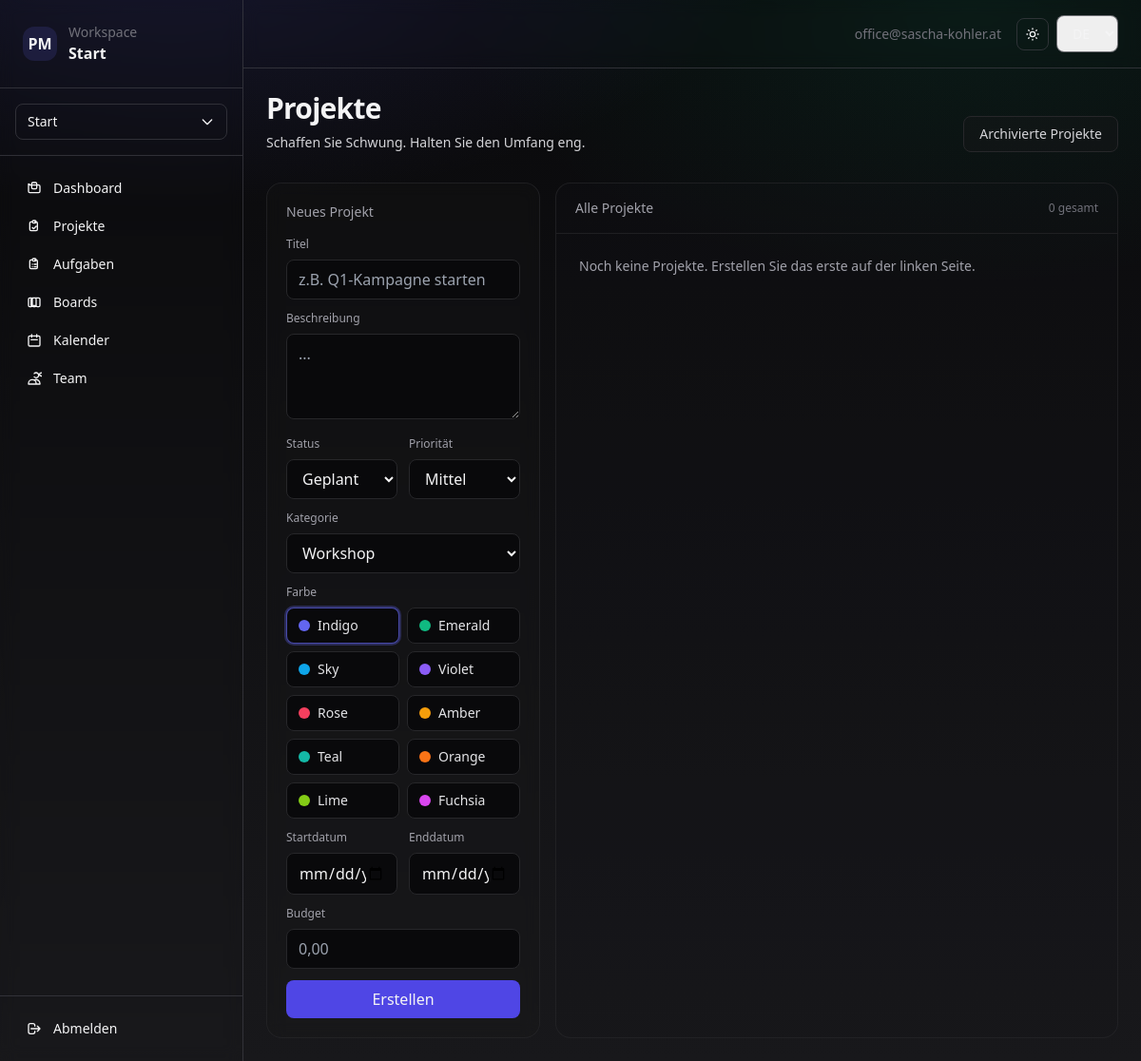
The page /app/projects/ (signed in) on the database as committed earlier.
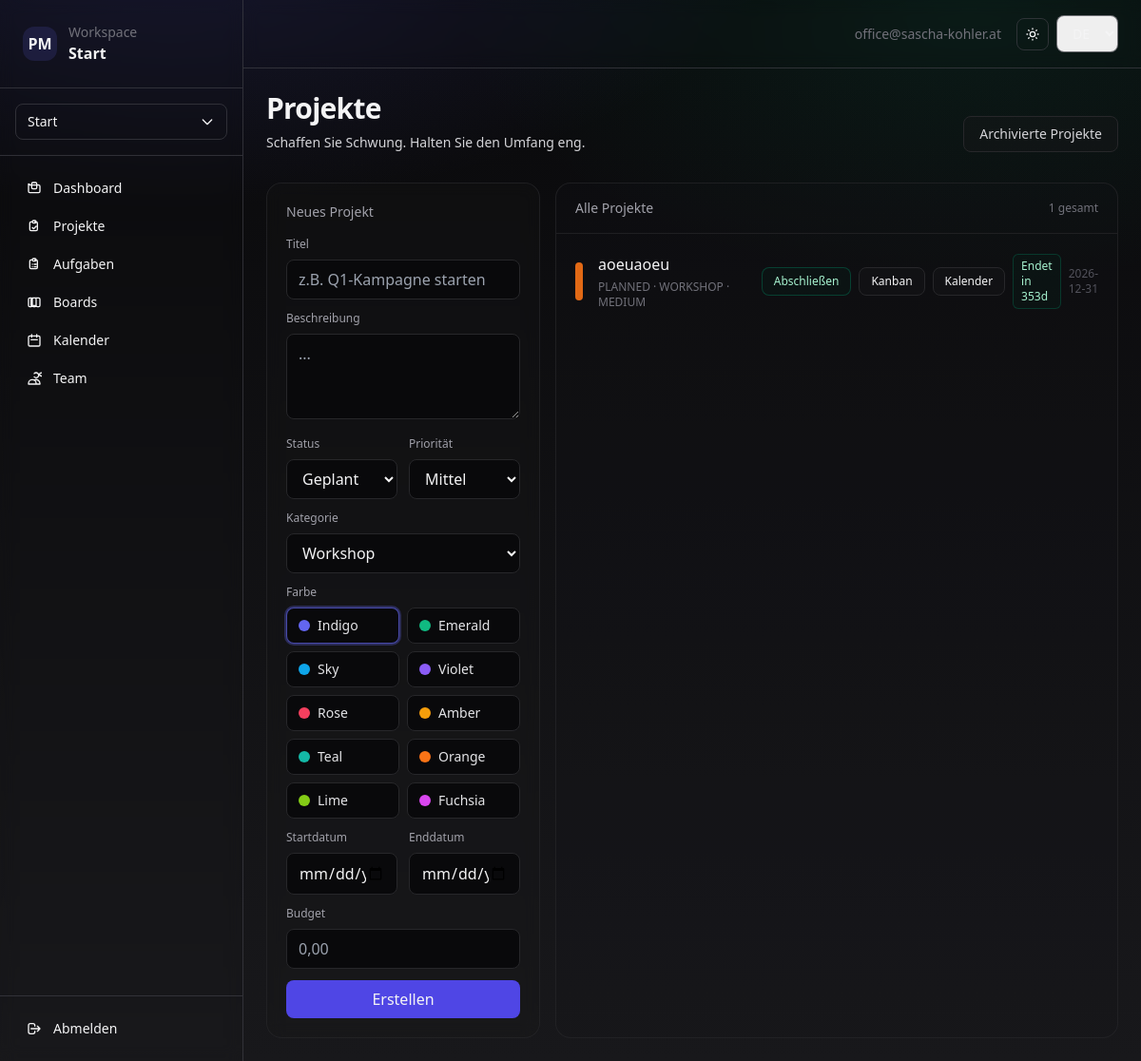
The same page on the database as committed later.
### apps/projects/models.py (models this page shows, shortened)
class Project(models.Model):
    class Status(models.TextChoices):
        PLANNED = "PLANNED", "Planned"
        ACTIVE = "ACTIVE", "Active"
        COMPLETED = "COMPLETED", "Completed"
        CANCELLED = "CANCELLED", "Cancelled"
    class Category(models.TextChoices):
        WORKSHOP = "WORKSHOP", _("Workshop")
        RETREAT = "RETREAT", _("Retreat")
        CONSULTATION = "CONSULTATION", _("Consultation")
        IT_SERVICE = "IT_SERVICE", _("IT Service")
        MARKETING = "MARKETING", _("Marketing")
        DEVELOPMENT = "DEVELOPMENT", _("Development")
        DESIGN = "DESIGN", _("Design")
        RESEARCH = "RESEARCH", _("Research")
        SALES = "SALES", _("Sales")
        FINANCE = "FINANCE", _("Finance")
        LEGAL = "LEGAL", _("Legal")
        HR = "HR", _("HR")
        OPERATIONS = "OPERATIONS", _("Operations")
        EVENT = "EVENT", _("Event")
        CONTENT = "CONTENT", _("Content")
        TRAINING = "TRAINING", _("Training")
    class Priority(models.TextChoices):
        LOW = "LOW", "Low"
        MEDIUM = "MEDIUM", "Medium"
        HIGH = "HIGH", "High"
    class Color(models.TextChoices):
        INDIGO = "indigo", _("Indigo")
        EMERALD = "emerald", _("Emerald")
        SKY = "sky", _("Sky")
        VIOLET = "violet", _("Violet")
        ROSE = "rose", _("Rose")
        AMBER = "amber", _("Amber")
        TEAL = "teal", _("Teal")
        ORANGE = "orange", _("Orange")
        LIME = "lime", _("Lime")
        FUCHSIA = "fuchsia", _("Fuchsia")
    id = models.UUIDField(primary_key=True, default=uuid.uuid4, editable=False)
    organization = models.ForeignKey(
        Organization, on_delete=models.CASCADE, related_name="projects"
    )
    title = models.CharField(max_length=255)
    description = models.TextField(blank=True, null=True)
    status = models.CharField(
        max_length=20, choices=Status.choices, default=Status.PLANNED
    )
    start_date = models.DateTimeField()
    end_date = models.DateTimeField()
    category = models.CharField(
        max_length=30, choices=Category.choices, default=Category.WORKSHOP
    )
    budget = models.DecimalField(max_digits=12, decimal_places=2, blank=True, null=True)
    priority = models.CharField(
        max_length=20, choices=Priority.choices, default=Priority.MEDIUM
    )
    color = models.CharField(
        max_length=20, choices=Color.choices, default=Color.INDIGO
    )
    created_by = models.ForeignKey(
        settings.AUTH_USER_MODEL,
        on_delete=models.PROTECT,
        related_name="created_projects",
    )
    is_archived = models.BooleanField(default=False, db_index=True)
    archived_at = models.DateTimeField(blank=True, null=True)
    archived_by = models.ForeignKey(
        settings.AUTH_USER_MODEL,
        on_delete=models.SET_NULL,
        related_name="archived_projects",
        blank=True,
        null=True,
    )
    created_at = models.DateTimeField(auto_now_add=True)
    updated_at = models.DateTimeField(auto_now=True)
    @property
    def end_days_left(self) -> int:
        today = timezone.localdate()
        end_day = timezone.localtime(self.end_date).date()
        return (end_day - today).days

### apps/web/views/projects.py (the view)
# urls.py: path("projects/", views.projects_page, name="projects"),
@login_required
def projects_page(request):
    if request.active_org is None:
        return redirect("web:onboarding")
    org = request.active_org
    projects = Project.objects.filter(organization=org, is_archived=False).order_by("-created_at")
    context = {**web_shell_context(request), "projects": projects}
    return render(request, "web/app/projects/page.html", context)

### apps/web/views/utils.py (called while the page is built)
def web_shell_context(request) -> dict:
    from apps.tenants.models import Organization
    membership = None
    is_owner = False
    if request.active_org is not None:
        membership = Membership.objects.filter(
            organization=request.active_org,
            user=request.user
        ).only("role").first()
        if membership:
            is_owner = membership.role == Membership.Role.OWNER
    return {
        "org": request.active_org,
        "active_org": request.active_org,
        "orgs": Organization.objects.filter(memberships__user=request.user).distinct(),
        "user_membership": membership,
        "is_owner": is_owner,
    }

### templates/web/app/projects/page.html (shortened to what the changed rows need)
{% extends "web/app/layout.html" %}
{% load i18n %}
{% block content %}
<div class="flex items-end justify-between gap-6">
  <div>
    <h1 class="text-3xl font-semibold tracking-tight">{% trans "Projects" %}</h1>
  </div>
</div>
<div class="mt-8 grid grid-cols-1 lg:grid-cols-3 gap-4">
  <div class="lg:col-span-2 rounded-2xl border border-zinc-800/70 bg-zinc-900/20">
    <div class="px-5 py-4 border-b border-zinc-800/70 flex items-center justify-between">
      <div class="text-sm text-zinc-400">{% trans "All projects" %}</div>
      <div id="project-count" class="text-xs text-zinc-500">{{ projects|length }} {% trans "total" %}</div>
    </div>
    <div id="project-list" class="divide-y divide-zinc-800/70">
      {% for project in projects %}
        {% include "web/app/projects/_project_row.html" with project=project %}
      {% empty %}
        <div id="project-empty" class="p-6 text-sm text-zinc-400">{% trans "No projects yet. Create the first one on the left." %}</div>
      {% endfor %}
    </div>
  </div>
</div>
{% endblock %}

### templates/web/app/projects/_project_row.html (shortened to what this page needs)
{% load i18n %}
<div class="p-5 flex items-center justify-between gap-4" data-project-id="{{ project.id }}">
  <div class="w-2 h-10 rounded-full flex-shrink-0 bg-{{ project.color }}-500/90"></div>
  <div class="min-w-0">
    <div class="font-medium truncate">{{ project.title }}</div>
    <div class="mt-1 text-xs text-zinc-500">{{ project.status }} · {{ project.category }} · {{ project.priority }}</div>
  </div>
  <div class="flex items-center gap-2">
    {% if is_owner and project.status != "COMPLETED" and project.status != "CANCELLED" %}
      <form method="post"
            hx-post="{% url 'web:projects_complete' project.id %}"
            hx-target="closest div"
            hx-swap="outerHTML"
            hx-confirm="{% trans 'Are you sure you want to complete this project?' %}">
        <button type="submit" class="rounded-lg border border-emerald-800/60 bg-emerald-950/20 px-3 py-1.5 text-xs text-emerald-200 hover:bg-emerald-950/35">
          {% trans "Complete" %}
        </button>
      </form>
    {% endif %}
    <a href="{% url 'web:tasks' %}?project={{ project.id }}"
       class="rounded-lg border border-zinc-800 bg-zinc-900/40 px-3 py-1.5 text-xs hover:bg-zinc-900">
      {% trans "Kanban" %}
    </a>
    <a href="{% url 'web:project_calendar' project.id %}"
       class="rounded-lg border border-zinc-800 bg-zinc-900/40 px-3 py-1.5 text-xs hover:bg-zinc-900">
      {% trans "Calendar" %}
    </a>
    {% if project.end_days_left < 0 %}
      <div class="text-xs rounded-md px-2 py-1 border bg-red-950/30 border-red-800/60 text-red-200">
        {% blocktrans with days=project.end_days_left|add:"0"|slice:"1:" %}Overdue {{ days }}d{% endblocktrans %}
      </div>
    {% elif project.end_days_left == 0 %}
      <div class="text-xs rounded-md px-2 py-1 border bg-red-950/20 border-red-800/50 text-red-200">
        {% trans "Ends today" %}
      </div>
    {% elif project.end_days_left <= 3 %}
      <div class="text-xs rounded-md px-2 py-1 border bg-orange-950/25 border-orange-800/50 text-orange-200">
        {% blocktrans with days=project.end_days_left %}Ends in {{ days }}d{% endblocktrans %}
      </div>
    {% elif project.end_days_left <= 7 %}
      <div class="text-xs rounded-md px-2 py-1 border bg-yellow-950/25 border-yellow-800/50 text-yellow-200">
        {% blocktrans with days=project.end_days_left %}Ends in {{ days }}d{% endblocktrans %}
      </div>
    {% else %}
      <div class="text-xs rounded-md px-2 py-1 border bg-emerald-950/20 border-emerald-800/50 text-emerald-200">
      </div>
    {% endif %}
    <div class="text-xs text-zinc-600">{{ project.end_date|date:"Y-m-d" }}</div>
  </div>
</div>

Rows that differ between the two databases and show on the page:
added Project: title "aoeuaoeu", status "PLANNED", category "WORKSHOP", priority "MEDIUM", end_date "2026-12-31"
Other text that changed with them:
{{ projects|length }}: "0" → "1"
text no longer shown: "Noch keine Projekte. Erstellen Sie das erste auf der linken Seite."
